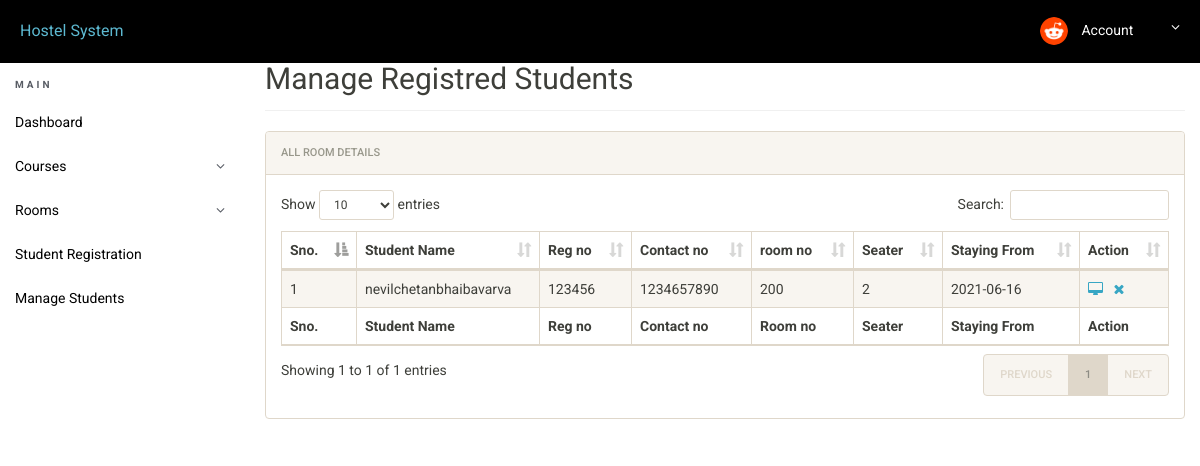
The app's page /hostel/admin/manage-students.php (signed in), older data.
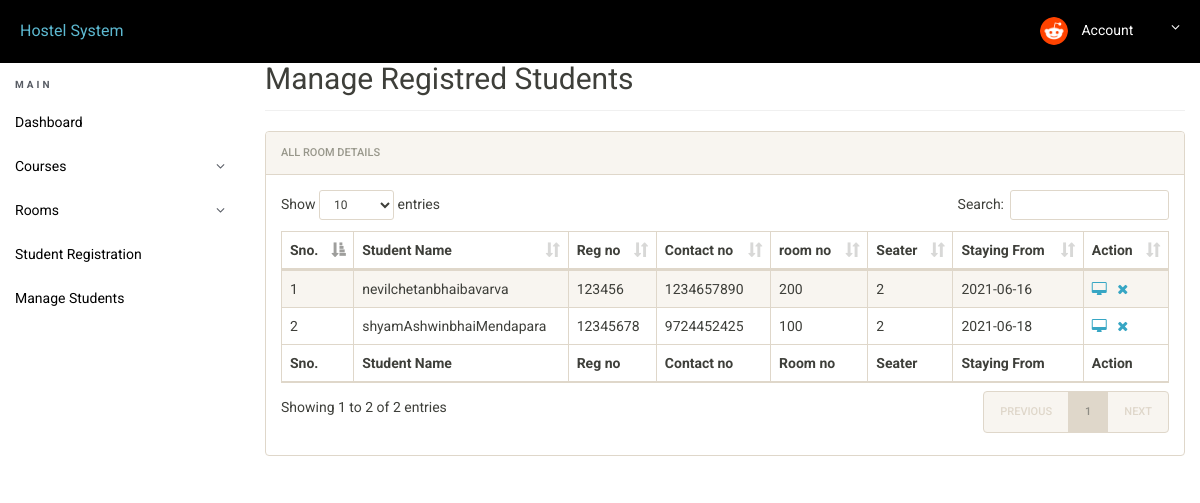
The same page, newer data.
### tables this page shows
CREATE TABLE `registration` (
  `id` int(11) NOT NULL,
  `roomno` int(11) DEFAULT NULL,
  `seater` int(11) DEFAULT NULL,
  `feespm` int(11) DEFAULT NULL,
  `foodstatus` int(11) DEFAULT NULL,
  `stayfrom` date DEFAULT NULL,
  `duration` int(11) DEFAULT NULL,
  `course` varchar(500) DEFAULT NULL,
  `regno` int(11) DEFAULT NULL,
  `firstName` varchar(500) DEFAULT NULL,
  `middleName` varchar(500) DEFAULT NULL,
  `lastName` varchar(500) DEFAULT NULL,
  `gender` varchar(250) DEFAULT NULL,
  `contactno` bigint(11) DEFAULT NULL,
  `emailid` varchar(500) DEFAULT NULL,
  `egycontactno` bigint(11) DEFAULT NULL,
  `guardianName` varchar(500) DEFAULT NULL,
  `guardianRelation` varchar(500) DEFAULT NULL,
  `guardianContactno` bigint(11) DEFAULT NULL,
  `corresAddress` varchar(500) DEFAULT NULL,
  `corresCIty` varchar(500) DEFAULT NULL,
  `corresState` varchar(500) DEFAULT NULL,
  `corresPincode` int(11) DEFAULT NULL,
  `pmntAddress` varchar(500) DEFAULT NULL,
  `pmntCity` varchar(500) DEFAULT NULL,
  `pmnatetState` varchar(500) DEFAULT NULL,
  `pmntPincode` int(11) DEFAULT NULL,
  `postingDate` timestamp NULL DEFAULT current_timestamp(),
  `updationDate` varchar(500) DEFAULT NULL
);

### hostel/admin/manage-students.php (the view, shortened to what this page needs)
<?php
include('includes/config.php');
?>
<!doctype html>
<html lang="en" class="no-js">
<head>
	<link rel="stylesheet" href="css/font-awesome.min.css">
	<link rel="stylesheet" href="css/bootstrap.min.css">
	<link rel="stylesheet" href="css/dataTables.bootstrap.min.css">
	<link rel="stylesheet" href="css/bootstrap-social.css">
	<link rel="stylesheet" href="css/bootstrap-select.css">
	<link rel="stylesheet" href="css/fileinput.min.css">
	<link rel="stylesheet" href="css/awesome-bootstrap-checkbox.css">
	<link rel="stylesheet" href="css/style.css">
</head>
<body>
	<?php include('includes/header.php');?>
	<div class="ts-main-content">
			<?php include('includes/sidebar.php');?>
		<div class="content-wrapper">
			<div class="container-fluid">
				<div class="row">
					<div class="col-md-12">
						<h2 class="page-title" style="margin-top:4%">Manage Registred Students</h2>
						<div class="panel panel-default">
							<div class="panel-heading">All Room Details</div>
							<div class="panel-body">
								<table id="zctb" class="display table table-striped table-bordered table-hover" cellspacing="0" width="100%">
									<thead>
										<tr>
											<th>Sno.</th>
											<th>Student Name</th>
											<th>Reg no</th>
											<th>Contact no </th>
											<th>room no  </th>
											<th>Seater </th>
											<th>Staying From </th>
											<th>Action</th>
										</tr>
									</thead>
									<tfoot>
										<tr>
											<th>Sno.</th>
											<th>Student Name</th>
											<th>Reg no</th>
											<th>Contact no </th>
											<th>Room no  </th>
											<th>Seater </th>
											<th>Staying From </th>
											<th>Action</th>
										</tr>
									</tfoot>
									<tbody>
<?php
$ret="select * from registration";
$stmt= $mysqli->prepare($ret) ;
$stmt->execute() ;
$res=$stmt->get_result();
$cnt=1;
while($row=$res->fetch_object())
	  {
	  	?>
<tr><td><?php echo $cnt;;?></td>
<td><?php echo $row->firstName;?><?php echo $row->middleName;?><?php echo $row->lastName;?></td>
<td><?php echo $row->regno;?></td>
<td><?php echo $row->contactno;?></td>
<td><?php echo $row->roomno;?></td>
<td><?php echo $row->seater;?></td>
<td><?php echo $row->stayfrom;?></td>
<td>
<a href="javascript:void(0);"  onClick="popUpWindow('./full-profile.php?id=<?php echo $row->id;?>');" title="View Full Details"><i class="fa fa-desktop"></i></a>&nbsp;&nbsp;
<a href="manage-students.php?del=<?php echo $row->id;?>" title="Delete Record" onclick="return confirm("Do you want to delete");"><i class="fa fa-close"></i></a></td>
										</tr>
									<?php
$cnt=$cnt+1;
									 } ?>
									</tbody>
								</table>
							</div>
						</div>
					</div>
				</div>
			</div>
		</div>
	</div>
</body>
</html>

Row changes from the older to the newer data that the page shows:
added registration: firstName "shyam", middleName "Ashwinbhai", lastName "Mendapara", regno "12345678", contactno "9724452425", roomno "100", seater "2", stayfrom "2021-06-18"
Text that changed along with them:
text written by a page script: "Show entries Search: Showing 1 to 1 of 1 entries PREVIOUS 1 NEXT" → "Show entries Search: Showing 1 to 2 of 2 entries PREVIOUS 1 NEXT"
